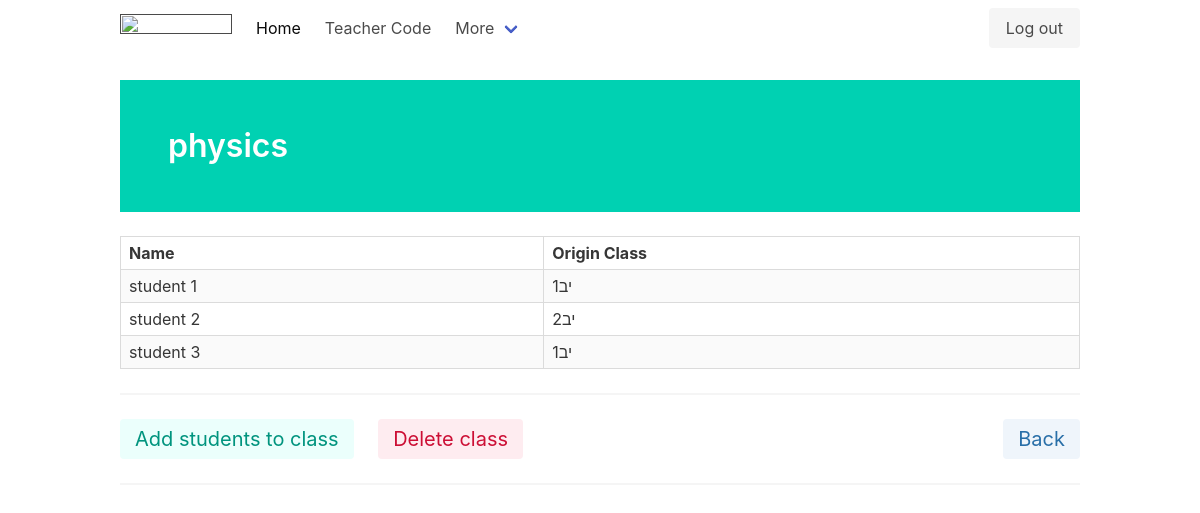
The app's page /view_teacher_class_for_admin/1/1/ (signed in) with its own data.
### main/models.py (models this page shows, shortened)
class Class(models.Model):
    name = models.CharField(max_length=200)
    id = models.AutoField(primary_key=True)
    teacher = models.ForeignKey(Teacher, default=0, on_delete=models.SET_DEFAULT)
    student_list = models.CharField(max_length=1000, default='', blank=True)
    class Meta:
        verbose_name_plural = 'Classes'
    def get_student_list(self):
        student_list = []
        l = str(self.student_list)
        student_id = ''
        for i, _ in enumerate(l):
            if l[i] != ' ':
                student_id += l[i]
            else:
                student_list.append(Student.objects.filter(id=student_id)[0])
                student_id = ''
        if student_id != ' ' and student_id != '':
            student_list.append(Student.objects.filter(id=student_id)[0])
        return student_list

class Student(models.Model):
    name = models.CharField(max_length=200)
    id = models.AutoField(primary_key=True)
    embedding_link = models.CharField(max_length=200)
    origin_class = models.CharField(max_length=10)
    school = models.ForeignKey(School, default=0, on_delete=models.SET_DEFAULT)

### main/views.py (the view)
# urls.py: path('view_teacher_class_for_admin/<int:teacher_id>/<int:class_id>/', views.view_teacher_class_for_admin, name='view teacher class for admin'),
def view_teacher_class_for_admin(request, teacher_id, class_id):
    if request.user.is_authenticated:
        teacher = Teacher.objects.filter(id=teacher_id)[0]
        class_ = Class.objects.filter(teacher=teacher, id=class_id)[0]
        student_list = class_.get_student_list()
        return render(request=request, template_name='main/view_class.html',
                      context={'student_list': student_list, 'class_name': class_.name,
                               'path': '/view_teacher/' + str(teacher_id), 'class_id': class_.id})
    else:
        form = AuthenticationForm()
        return render(request, 'main/login.html', {'form': form})

### main/templates/main/view_class.html (shortened to what this page needs)
<!DOCTYPE html>
<html lang="en">
<head>
    {% extends "main/header.html" %}
{% block content %}
<br>
<div class="container">
    <section class="hero is-primary">
        <div class="hero-body">
            <h1 class="title">{{class_name}}</h1>
        </div>
    </section>
    <br/>
    <table class="table is-bordered is-striped is-narrow is-hoverable is-fullwidth">
        <tr>
            <th>Name</th>
            <th> Origin Class</th>
        </tr>
        {% for student in student_list %}
        <tr>
            <td> {{student.name}}</td>
            <td>{{student.origin_class}}</td>
        </tr>
        {% endfor %}
    </table>
    <hr>
    <a class="tag is-primary is-large is-light" href="/view_school_for_new_class/{{class_id}}">Add students to class</a>
    <a style="margin-left:20px;" class="tag is-danger is-large is-light" href="/delete_class_verification/{{class_id}}">Delete
        class</a>
    <a style="float:right;" class="tag is-info is-large is-light" href="{{path}}">Back</a>
    <hr>
</div>
{% endblock %}

### records on screen
Class: name "physics"
Student: name "student 1", origin_class "יב1"
Student: name "student 2", origin_class "יב2"
Student: name "student 3", origin_class "יב1"
